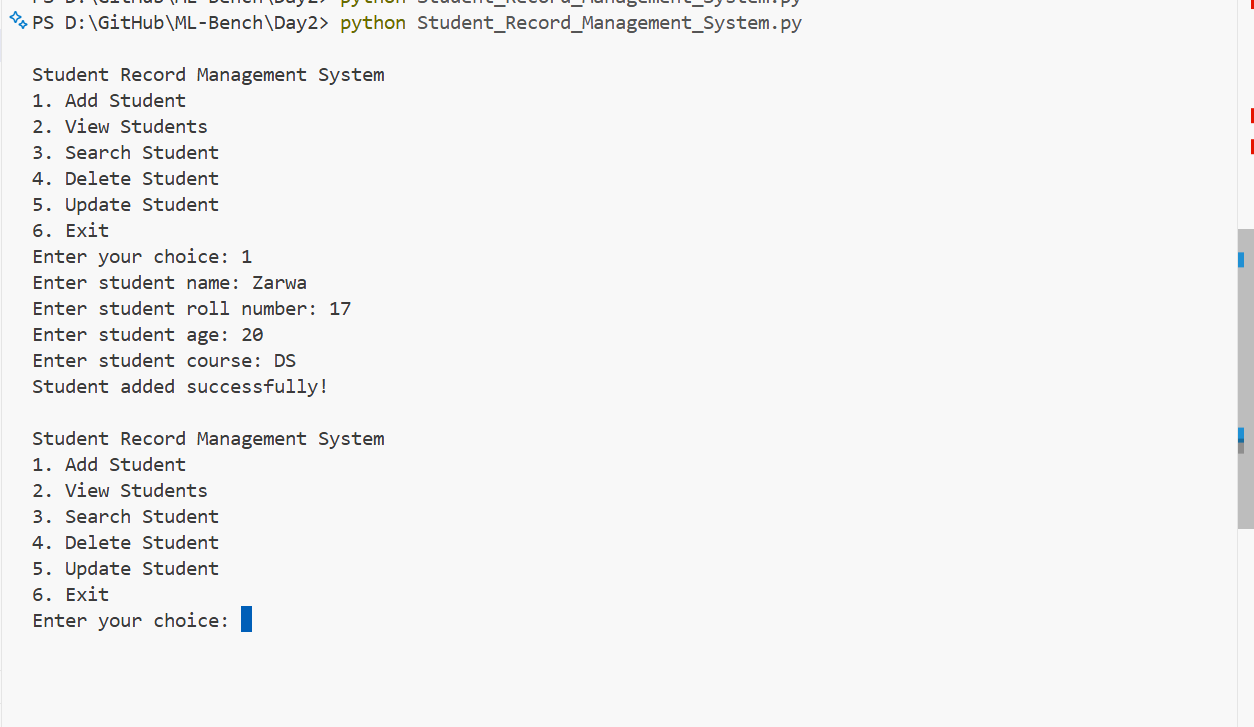
#> input picture Day2/image.png, 1254 x 727 px
$ python feature_matching.py ../Day2/image.png ../Day2/image.png
#> lines starting #> are read from the running program, lines starting #| are printed output that depends on the picture
### Day25/feature_detection.py
"""
Feature detection: Harris corners and ORB keypoints.

This module is the shared engine for the Day-25 coding practice scripts and
for the Gradio app. Everything here works on plain BGR numpy arrays, so it
does not care whether the image came from disk or from a web upload.

Run it directly to detect on a single image and write a visualisation:

    python feature_detection.py sample_images/pair02_graffiti_wall_a.png
    python feature_detection.py my.jpg --method harris --out out.png
"""

from __future__ import annotations

import argparse
import time
from dataclasses import dataclass, field
from pathlib import Path

import cv2
import numpy as np

# ---------------------------------------------------------------------------
# Defaults. Kept in one place so the app, the CLI and the practice scripts
# all report numbers produced by the same settings.
# ---------------------------------------------------------------------------

HARRIS_BLOCK_SIZE = 2       # size of the neighbourhood used to build M
HARRIS_KSIZE = 3            # Sobel aperture for the image gradients
HARRIS_K = 0.04             # the k in  R = det(M) - k * trace(M)^2
HARRIS_THRESHOLD = 0.01     # keep responses above 1% of the strongest one

ORB_N_FEATURES = 1000
ORB_SCALE_FACTOR = 1.2
ORB_N_LEVELS = 8


# ---------------------------------------------------------------------------
# Results
# ---------------------------------------------------------------------------

@dataclass
class HarrisResult:
    """Corners found by Harris, plus the raw response map behind them."""

    corners: np.ndarray                     # (N, 2) float32 array of (x, y)
    response: np.ndarray                    # float32 response map, image sized
    elapsed_ms: float
    params: dict = field(default_factory=dict)

    @property
    def count(self) -> int:
        return int(len(self.corners))


@dataclass
class OrbResult:
    """Keypoints and the 32-byte binary descriptors that go with them."""

    keypoints: tuple                        # tuple of cv2.KeyPoint
    descriptors: np.ndarray | None          # (N, 32) uint8, or None if nothing found
    elapsed_ms: float
    params: dict = field(default_factory=dict)

    @property
    def count(self) -> int:
        return int(len(self.keypoints))


# ---------------------------------------------------------------------------
# Image helpers
# ---------------------------------------------------------------------------

def load_image(source) -> np.ndarray:
    """Accept a path, a BGR array, or an RGB array from Gradio -> return BGR.

    Gradio hands us RGB numpy arrays; OpenCV wants BGR. Anything that is
    already a 3-channel array is assumed to be BGR, so callers coming from
    Gradio should convert first with `rgb_to_bgr`.
    """
    if isinstance(source, np.ndarray):
        image = source
    else:
        path = Path(source)
        if not path.exists():
            raise FileNotFoundError(f"no such image: {path}")
        # imdecode rather than imread so non-ASCII paths work on Windows
        buffer = np.fromfile(str(path), dtype=np.uint8)
        image = cv2.imdecode(buffer, cv2.IMREAD_COLOR)
        if image is None:
            raise ValueError(f"could not decode as an image: {path}")

    if image.ndim == 2:
        image = cv2.cvtColor(image, cv2.COLOR_GRAY2BGR)
    elif image.shape[2] == 4:
        image = cv2.cvtColor(image, cv2.COLOR_BGRA2BGR)
    return np.ascontiguousarray(image)


# [5 lines left out: function rgb_to_bgr, not called in this run]


def bgr_to_rgb(image: np.ndarray) -> np.ndarray:
    """Convert back to RGB so Gradio displays the colours correctly."""
    return cv2.cvtColor(image, cv2.COLOR_BGR2RGB)


def to_gray(image: np.ndarray) -> np.ndarray:
    if image.ndim == 2:
        return image
    return cv2.cvtColor(image, cv2.COLOR_BGR2GRAY)


def resize_max_side(image: np.ndarray, max_side: int = 1000) -> np.ndarray:
    """Shrink very large uploads so the app stays responsive.

    Only ever downscales - upscaling would invent detail and inflate the
    keypoint counts without adding real information.
    """
    height, width = image.shape[:2]
    longest = max(height, width)
    if longest <= max_side:
        return image
    scale = max_side / longest
    new_size = (int(round(width * scale)), int(round(height * scale)))
    return cv2.resize(image, new_size, interpolation=cv2.INTER_AREA)


# ---------------------------------------------------------------------------
# Harris corner detection
# ---------------------------------------------------------------------------

# [73 lines left out: functions detect_harris, draw_harris, draw_harris_response, not called in this run]


# ---------------------------------------------------------------------------
# ORB detection
# ---------------------------------------------------------------------------

def build_orb(n_features: int = ORB_N_FEATURES,
              scale_factor: float = ORB_SCALE_FACTOR,
              n_levels: int = ORB_N_LEVELS):
    return cv2.ORB_create(
        nfeatures=n_features,
        scaleFactor=scale_factor,
        nlevels=n_levels,
        edgeThreshold=31,
        firstLevel=0,
        WTA_K=2,
        scoreType=cv2.ORB_HARRIS_SCORE,   # ORB ranks its FAST corners by Harris response
        patchSize=31,
        fastThreshold=20,
    )


def detect_orb(image: np.ndarray, n_features: int = ORB_N_FEATURES,
               scale_factor: float = ORB_SCALE_FACTOR,
               n_levels: int = ORB_N_LEVELS) -> OrbResult:
    """Detect ORB keypoints and compute their descriptors in one pass.

    Note `scoreType=ORB_HARRIS_SCORE`: ORB finds candidates with FAST and then
    ranks them with the *same* Harris response used above. ORB is not really a
    rival to Harris so much as Harris wrapped in a scale pyramid, an
    orientation estimate and a binary descriptor.
    """
    gray = to_gray(image)
    orb = build_orb(n_features, scale_factor, n_levels)

    start = time.perf_counter()
    keypoints, descriptors = orb.detectAndCompute(gray, None)
    elapsed_ms = (time.perf_counter() - start) * 1000.0

    return OrbResult(
        keypoints=tuple(keypoints or ()),
        descriptors=descriptors,
        elapsed_ms=elapsed_ms,
        params={"n_features": n_features, "scale_factor": scale_factor,
                "n_levels": n_levels},
    )


# [20 lines left out: function draw_orb, not called in this run]


# ---------------------------------------------------------------------------
# Layout helpers used by the practice scripts
# ---------------------------------------------------------------------------

def label_image(image: np.ndarray, text: str, height: int = 34) -> np.ndarray:
    """Put a caption bar above an image."""
    bar = np.full((height, image.shape[1], 3), 32, np.uint8)
    cv2.putText(bar, text, (10, height - 11), cv2.FONT_HERSHEY_SIMPLEX,
                0.55, (255, 255, 255), 1, cv2.LINE_AA)
    return np.vstack([bar, image])


# [12 lines left out: function hstack_padded, not called in this run]


# Extension for the generated visualisations. These are photographs with
# annotation drawn over them, so JPEG costs nothing visible and keeps
# sample_outputs/ small enough to live in the repo - PNG made it 29 MB.
# The matplotlib chart in practice 05 stays PNG, where text has to stay sharp.
VIS_EXT = ".jpg"
JPEG_QUALITY = 92


def imwrite(path, image: np.ndarray) -> None:
    """Write an image, creating parent folders and tolerating odd paths."""
    path = Path(path)
    path.parent.mkdir(parents=True, exist_ok=True)

    suffix = path.suffix or ".png"
    params = ([int(cv2.IMWRITE_JPEG_QUALITY), JPEG_QUALITY]
              if suffix.lower() in {".jpg", ".jpeg"} else [])

    ok, encoded = cv2.imencode(suffix, image, params)
    if not ok:
        raise IOError(f"could not encode image for {path}")
    encoded.tofile(str(path))


# ---------------------------------------------------------------------------
# CLI
# ---------------------------------------------------------------------------

# [39 lines left out: function main, not called in this run]


# [2 lines that do not run on import are left out]

### Day25/feature_matching.py
"""
Feature matching: ORB descriptors + Brute Force matcher.

Given two images this finds ORB keypoints in each, matches the binary
descriptors with `cv2.BFMatcher(NORM_HAMMING)`, filters the raw matches down
to the trustworthy ones, and optionally checks that the survivors agree on a
single homography.

Run it directly on a pair:

    python feature_matching.py sample_images/pair01_box_product_a.png \
                               sample_images/pair01_box_product_b.png
"""

from __future__ import annotations

import argparse
import time
from dataclasses import dataclass, field
from pathlib import Path

import cv2
import numpy as np

from feature_detection import (
    ORB_N_FEATURES,
    VIS_EXT,
    detect_orb,
    imwrite,
    label_image,
    load_image,
    resize_max_side,
)

# Lowe's ratio. 0.75 is the usual starting point: a match is kept only when
# the best candidate is clearly better than the runner-up.
DEFAULT_RATIO = 0.75

# RANSAC reprojection tolerance in pixels when fitting the homography.
RANSAC_REPROJ_THRESHOLD = 5.0

# Below this many verified inliers a homography is not worth believing.
MIN_INLIERS_FOR_HOMOGRAPHY = 10


@dataclass
class MatchResult:
    """Everything the app and the CLI need to report on one image pair."""

    keypoints_a: tuple
    keypoints_b: tuple
    raw_matches: list                    # best-of-2 candidates, before filtering
    good_matches: list                   # survived the ratio test, sorted by distance
    inlier_matches: list                 # of those, the ones RANSAC agreed with
    homography: np.ndarray | None
    detect_ms: float
    match_ms: float
    ratio: float

    notes: list = field(default_factory=list)

    @property
    def count_a(self) -> int:
        return len(self.keypoints_a)

    @property
    def count_b(self) -> int:
        return len(self.keypoints_b)

    @property
    def n_good(self) -> int:
        return len(self.good_matches)

    @property
    def n_inliers(self) -> int:
        return len(self.inlier_matches)

    @property
    def match_rate(self) -> float:
        """Good matches as a share of the smaller keypoint set, in percent.

        Dividing by the smaller set is the fair denominator: you can never get
        more matches than the image with fewer keypoints can supply.
        """
        smaller = min(self.count_a, self.count_b)
        return 100.0 * self.n_good / smaller if smaller else 0.0

    @property
    def inlier_rate(self) -> float:
        """Share of good matches that survived RANSAC, in percent.

        This is the honest quality signal. A high `n_good` with a low inlier
        rate means the ratio test let a pile of coincidences through.
        """
        return 100.0 * self.n_inliers / self.n_good if self.n_good else 0.0

    @property
    def total_ms(self) -> float:
        return self.detect_ms + self.match_ms


def match_descriptors(descriptors_a: np.ndarray | None,
                      descriptors_b: np.ndarray | None,
                      ratio: float = DEFAULT_RATIO):
    """Brute-force match two sets of ORB descriptors and apply the ratio test.

    Returns `(raw_matches, good_matches, notes)`.

    Hamming distance is the right metric here because ORB descriptors are
    256-bit strings, not vectors - comparing them is a popcount of the XOR,
    which is why brute force stays cheap even at a thousand keypoints each.

    `crossCheck` is left off deliberately: it cannot be combined with
    `knnMatch`, and the ratio test is the stronger filter of the two. The
    ratio test compares the best match against the second best and throws the
    pair away when they are too close, which is exactly the situation where a
    repeated texture would otherwise produce a confident-looking mistake.
    """
    notes: list[str] = []

    if descriptors_a is None or descriptors_b is None:
        notes.append("one of the images produced no ORB descriptors at all")
        return [], [], notes
    if len(descriptors_a) == 0 or len(descriptors_b) == 0:
        notes.append("one of the images produced no ORB descriptors at all")
        return [], [], notes

    matcher = cv2.BFMatcher(cv2.NORM_HAMMING, crossCheck=False)

    if len(descriptors_b) < 2:
        # knnMatch with k=2 needs two candidates to compare; fall back to a
        # plain match and keep everything, noting that no filtering happened.
        plain = matcher.match(descriptors_a, descriptors_b)
        plain = sorted(plain, key=lambda m: m.distance)
        notes.append("second image had fewer than 2 descriptors - ratio test skipped")
        return [[m] for m in plain], plain, notes

    knn = matcher.knnMatch(descriptors_a, descriptors_b, k=2)

    good = []
    for pair in knn:
        if len(pair) < 2:
            continue
        best, runner_up = pair
        if best.distance < ratio * runner_up.distance:
            good.append(best)

    good.sort(key=lambda m: m.distance)
    return knn, good, notes


def estimate_homography(keypoints_a: tuple, keypoints_b: tuple, good_matches: list,
                        reproj_threshold: float = RANSAC_REPROJ_THRESHOLD):
    """Fit a homography through the good matches with RANSAC.

    Returns `(homography, inlier_matches)`. This is the geometric sanity
    check: individual descriptor matches can be wrong, but wrong matches
    rarely agree on the same plane-to-plane transform, so RANSAC separates
    the real correspondences from the lucky ones.

    Returns `(None, [])` when there are too few matches to fit anything, or
    when the fit fails. Note this assumes a roughly planar scene or a pure
    camera rotation - for the stereo pairs below, a fundamental matrix would
    model the geometry better, so a lowish inlier rate there is expected
    rather than a sign that matching failed.
    """
    if len(good_matches) < MIN_INLIERS_FOR_HOMOGRAPHY:
        return None, []

    src = np.float32([keypoints_a[m.queryIdx].pt for m in good_matches]).reshape(-1, 1, 2)
    dst = np.float32([keypoints_b[m.trainIdx].pt for m in good_matches]).reshape(-1, 1, 2)

    homography, mask = cv2.findHomography(src, dst, cv2.RANSAC, reproj_threshold)
    if homography is None or mask is None:
        return None, []

    flat = mask.ravel().astype(bool)
    inliers = [m for m, keep in zip(good_matches, flat) if keep]
    return homography, inliers


def match_images(image_a: np.ndarray, image_b: np.ndarray,
                 n_features: int = ORB_N_FEATURES,
                 ratio: float = DEFAULT_RATIO,
                 verify_geometry: bool = True) -> MatchResult:
    """Full pipeline for one pair: detect, describe, match, filter, verify."""
    orb_a = detect_orb(image_a, n_features=n_features)
    orb_b = detect_orb(image_b, n_features=n_features)
    detect_ms = orb_a.elapsed_ms + orb_b.elapsed_ms

    start = time.perf_counter()
    raw, good, notes = match_descriptors(orb_a.descriptors, orb_b.descriptors, ratio)
    match_ms = (time.perf_counter() - start) * 1000.0

    homography, inliers = (None, [])
    if verify_geometry and good:
        homography, inliers = estimate_homography(orb_a.keypoints, orb_b.keypoints, good)
        if homography is None and len(good) >= MIN_INLIERS_FOR_HOMOGRAPHY:
            notes.append("RANSAC could not fit a homography through the good matches")

    return MatchResult(
        keypoints_a=orb_a.keypoints,
        keypoints_b=orb_b.keypoints,
        raw_matches=raw,
        good_matches=good,
        inlier_matches=inliers,
        homography=homography,
        detect_ms=detect_ms,
        match_ms=match_ms,
        ratio=ratio,
        notes=notes,
    )


def draw_matches(image_a: np.ndarray, image_b: np.ndarray, result: MatchResult,
                 max_draw: int = 50, use_inliers: bool = True) -> np.ndarray:
    """Draw the top matches as lines between the two images.

    Drawing all of them is unreadable, so this shows the best `max_draw`.
    When RANSAC found inliers those are drawn in preference to the raw good
    matches, because they are the ones actually worth looking at.
    """
    matches = result.inlier_matches if (use_inliers and result.inlier_matches) else result.good_matches
    matches = matches[:max_draw]

    if not matches:
        canvas = np.hstack([
            image_a,
            np.full((image_a.shape[0], 8, 3), 32, np.uint8),
            cv2.resize(image_b, (image_b.shape[1],
                                 image_a.shape[0])) if image_b.shape[0] != image_a.shape[0] else image_b,
        ])
        return label_image(canvas, "no matches to draw")

    return cv2.drawMatches(
        image_a, result.keypoints_a,
        image_b, result.keypoints_b,
        matches, None,
        matchColor=(0, 255, 0),
        singlePointColor=(160, 160, 160),
        flags=cv2.DrawMatchesFlags_NOT_DRAW_SINGLE_POINTS,
    )


def draw_detected_object(image_a: np.ndarray, image_b: np.ndarray,
                         result: MatchResult) -> np.ndarray | None:
    """Project image A's border into image B using the homography.

    This is the payoff shot: if the match is genuine, the quadrilateral lands
    exactly on the object. Returns None when there is no trustworthy
    homography to draw.
    """
    if result.homography is None or result.n_inliers < MIN_INLIERS_FOR_HOMOGRAPHY:
        return None

    height, width = image_a.shape[:2]
    corners = np.float32([[0, 0], [0, height - 1],
                          [width - 1, height - 1], [width - 1, 0]]).reshape(-1, 1, 2)
    try:
        projected = cv2.perspectiveTransform(corners, result.homography)
    except cv2.error:
        return None

    canvas = image_b.copy()
    cv2.polylines(canvas, [np.int32(projected)], True, (0, 255, 255), 3, cv2.LINE_AA)
    return canvas


def summarise(result: MatchResult, name_a: str = "image A", name_b: str = "image B") -> str:
    """Plain-text report - reused by the CLI and by the Gradio app."""
    lines = [
        f"Keypoints in {name_a} : {result.count_a}",
        f"Keypoints in {name_b} : {result.count_b}",
        f"Good matches (ratio test @ {result.ratio:.2f}) : {result.n_good}",
        f"Geometrically verified inliers (RANSAC)     : {result.n_inliers}",
        f"Match rate (good / smaller keypoint set)    : {result.match_rate:.1f}%",
        f"Inlier rate (verified / good)               : {result.inlier_rate:.1f}%",
        f"Time - detect {result.detect_ms:.1f} ms, match {result.match_ms:.1f} ms, "
        f"total {result.total_ms:.1f} ms",
    ]
    if result.good_matches:
        distances = [m.distance for m in result.good_matches]
        lines.append(f"Hamming distance of good matches - best {min(distances):.0f}, "
                     f"mean {sum(distances) / len(distances):.1f}, worst {max(distances):.0f}")
    for note in result.notes:
        lines.append(f"note: {note}")
    return "\n".join(lines)


def main() -> int:
    parser = argparse.ArgumentParser(
        description="Match two images with ORB + Brute Force matcher.")
    parser.add_argument("image_a")
    parser.add_argument("image_b")
    parser.add_argument("--out", default=None, help="where to write the match visualisation")
    parser.add_argument("--features", type=int, default=ORB_N_FEATURES)
    parser.add_argument("--ratio", type=float, default=DEFAULT_RATIO)
    parser.add_argument("--max-draw", type=int, default=50)
    parser.add_argument("--no-geometry", action="store_true",
                        help="skip the RANSAC homography check")
    args = parser.parse_args()

    image_a = resize_max_side(load_image(args.image_a))
#> in load_image, image is the input picture: shape (727, 1254, 3); mean B, G, R 243.4, 243.4, 243.4
#> in resize_max_side, `height, width = image.shape[:2]`: height = 727; width = 1254
#> in resize_max_side, `scale = max_side / longest`: scale = 0.797
#> in resize_max_side, `new_size = (int(round(width * scale)), int(round(height * scale)))`: new_size = (1000, 580)
    image_b = resize_max_side(load_image(args.image_b))

    result = match_images(image_a, image_b, n_features=args.features,
                          ratio=args.ratio, verify_geometry=not args.no_geometry)
#> in detect_orb, `keypoints, descriptors = orb.detectAndCompute(gray, None)`: keypoints = 1000 keypoints; strongest (x, y, size): (102, 56, 31), (91, 496, 31), (127, 161, 31), (54, 470, 31)
#> in match_images, `detect_ms = orb_a.elapsed_ms + orb_b.elapsed_ms`: detect_ms = 21.5
#> in match_images, `raw, good, notes = match_descriptors(orb_a.descriptors, orb_b.descript..`: raw = 1000 matches; notes = []
#> in estimate_homography, `src = np.float32([keypoints_a[m.queryIdx].pt for m in good_matches]).r..`: src = 1000 rows, first 8: [93, 271], [54, 179], [115, 140], [97, 98], [99, 499], [90, 436], [116, 84], [92, 264]
#> in estimate_homography, `dst = np.float32([keypoints_b[m.trainIdx].pt for m in good_matches]).r..`: dst has the same summary as src
#> in estimate_homography, `homography, mask = cv2.findHomography(src, dst, cv2.RANSAC, reproj_thr..`: homography = [[1, -3.63e-17, 3.37e-14], [-1.06e-15, 1, -5.24e-14], [-3.27e-18, -8.38e-20, 1]]; mask = 1000 values from 1 to 1
#> in estimate_homography, `inliers = [m for m, keep in zip(good_matches, flat) if keep]`: inliers = 1000 matches

    print(summarise(result, Path(args.image_a).name, Path(args.image_b).name))
#| Keypoints in image.png : 1000
#| Keypoints in image.png : 1000
#| Good matches (ratio test @ 0.75) : 1000
#| Geometrically verified inliers (RANSAC)     : 1000
#| Match rate (good / smaller keypoint set)    : 100.0%
#| Inlier rate (verified / good)               : 100.0%
#> (further printed lines are left out)

    canvas = draw_matches(image_a, image_b, result, max_draw=args.max_draw)
#> in draw_matches, `return cv2.drawMatches( image_a, result.keypoints_a, image_b, result.k..`:
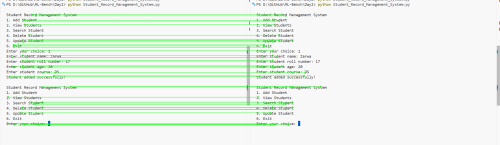
#> returned value: shape (580, 2000, 3) (shown at 1/4 size); mean of channels 0, 1, 2 232.6, 244.2, 232.5; drawn as B, G, R
    shown = min(args.max_draw, result.n_inliers or result.n_good)
#> shown = 50
    canvas = label_image(
        canvas,
        f"ORB + BFMatcher - {result.count_a} vs {result.count_b} keypoints, "
        f"{result.n_good} good, {result.n_inliers} verified, showing {shown}")
#> in label_image, `return np.vstack([bar, image])`:
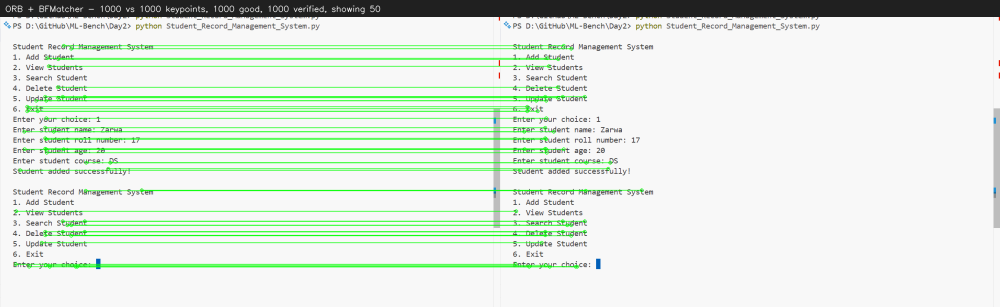
#> returned value: shape (614, 2000, 3) (shown at 1/2 size); mean of channels 0, 1, 2 221.8, 232.8, 221.8; drawn as B, G, R

    out = args.out
    if out is None:
        out = Path("sample_outputs") / f"match_{Path(args.image_a).stem}{VIS_EXT}"
    imwrite(out, canvas)
    print(f"wrote {out}")

    box = draw_detected_object(image_a, image_b, result)
#> (the rest of the program and of its run is left out)
